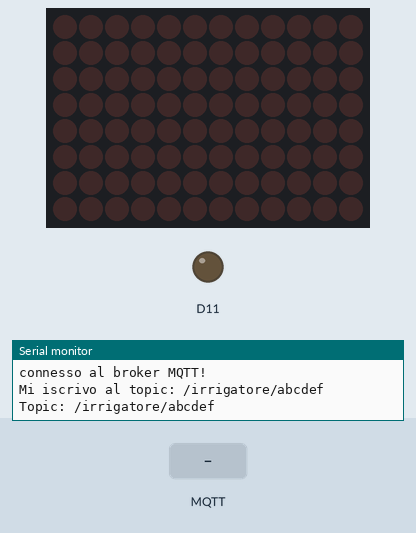
This sketch was run on a simulated Arduino Uno R4 WiFi. On the bench: 12×8 LED matrix, output pins drawn as LEDs (lit = HIGH), the last lines printed to the serial monitor. The inputs (shaded band) are chosen by the test bench. WiFi joins after 1.5 s; servers stay silent unless stated; no MQTT or app messages arrive unless stated; not simulated (calls return 0 or success): secrets.h.

Above: at 2.7 s.
2.8 s: MQTT message "1" arrives on the first subscribed topic
At 3.2 s:
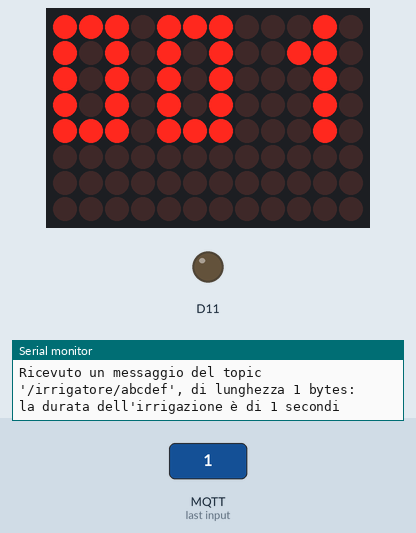
5.8 s: MQTT message "4" arrives on the first subscribed topic
At 6.6 s:
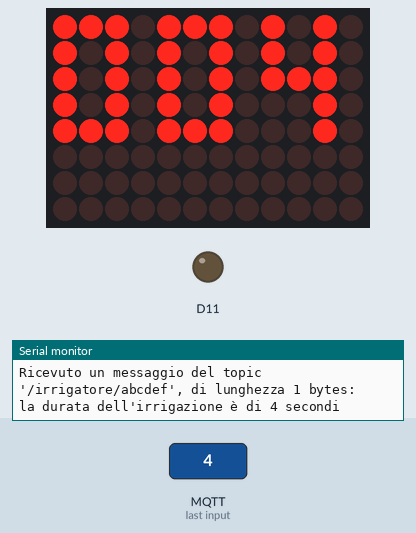
8.8 s: MQTT message "5" arrives on the first subscribed topic
At 12.0 s:
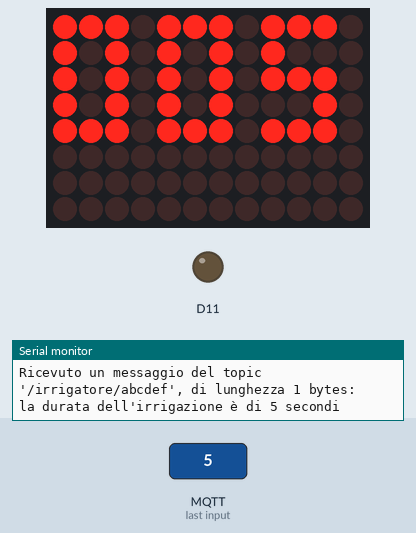
Timing chart, 0 to 19.3 s (numbered marks = the images above; inputs shaded):
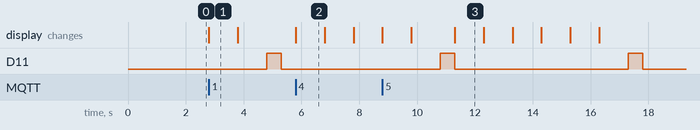

Measured:
- after the input at 2.8 s, D11: LOW → HIGH after 2.0 s, → LOW 0.50 s later; the display: changes at once (image 1)
- after the input at 5.8 s, the display: changes at once (image 2)
- after the input at 8.8 s, the display: first differs from a run without the input after 2.5 s (image 3)
- what the display in image 1 shows lasts 1.0 s, from 2.8 s to 3.8 s

The sketch:

mqtt_client.ino
```cpp
#include <ArduinoMqttClient.h>
#include "WiFiS3.h"
#include "secrets.h"
#include "Arduino_LED_Matrix.h"
ArduinoLEDMatrix matrix;

byte frame[8][12] = {
  { 0, 0, 0, 0, 0, 0, 0, 0, 0, 0, 0, 0 },
  { 0, 0, 0, 0, 0, 0, 0, 0, 0, 0, 0, 0 },
  { 0, 0, 0, 0, 0, 0, 0, 0, 0, 0, 0, 0 },
  { 0, 0, 0, 0, 0, 0, 0, 0, 0, 0, 0, 0 },
  { 0, 0, 0, 0, 0, 0, 0, 0, 0, 0, 0, 0 },
  { 0, 0, 0, 0, 0, 0, 0, 0, 0, 0, 0, 0 },
  { 0, 0, 0, 0, 0, 0, 0, 0, 0, 0, 0, 0 },
  { 0, 0, 0, 0, 0, 0, 0, 0, 0, 0, 0, 0 }
};


char ssid[] = MY_WIFI_SSID;  // network SSID
char pass[] = MY_WIFI_PASS;  // network password

WiFiClient wifiClient;
MqttClient mqttClient(wifiClient);

const char broker[] = "172.20.10.2";
int port = 1883;
const char topic[] = "/irrigatore/abcdef";
int durata = 0;


void setup() {
  Serial.begin(9600);
  matrix.begin();
  pinMode(11, OUTPUT);

  while (!Serial) {
    ;
  }
  // connessione alla rete wifi:
  Serial.print("provo a connettermi a: ");
  Serial.println(ssid);
  while (WiFi.begin(ssid, pass) != WL_CONNECTED) {
    // attesa connessione
    //Serial.print(".");
    //delay(5000);
  }

  Serial.println("connesso");
  Serial.println();

  Serial.print("provo a connettermi al broker MQTT: ");
  Serial.println(broker);

  if (!mqttClient.connect(broker, port)) {
    Serial.print("connessione fallita! errore = ");
    Serial.println(mqttClient.connectError());

    while (1)
      ;
  }

  Serial.println("connesso al broker MQTT!");
  Serial.println();

  // setto la callback, ovvero quello che faccio quando ricevo un messaggio
  mqttClient.onMessage(onMqttMessage);

  Serial.print("Mi iscrivo al topic: ");
  Serial.println(topic);
  Serial.println();

  // iscrizione al topic
  mqttClient.subscribe(topic, 2);


  // posso disiscrivermi:
  // mqttClient.unsubscribe(topic);

  Serial.print("Topic: ");
  Serial.println(topic);

  Serial.println();
}

void loop() {
  // chiamo poll() regolarmente per poter ricevere i messaggi MQTT e
  // mandare MQTT keep alive che evitano di farmi disconnettere dal broker
  mqttClient.poll();
}

void onMqttMessage(int messageSize) {
  // messaggio ricevuto, stampo le informazioni
  Serial.print("Ricevuto un messaggio del topic '");
  Serial.print(mqttClient.messageTopic());
  Serial.print("', di lunghezza ");
  Serial.print(messageSize);
  Serial.println(" bytes:");

  // leggo il contenuto del messaggio e lo elaboro
  String messaggio = "";  // Stringa per memorizzare il messaggio letto

  while (mqttClient.available()) {
    char carattere = mqttClient.read();
    if (isdigit(carattere)) {
      messaggio += carattere;
    }
  }
  durata = messaggio.toInt();
  Serial.print("la durata dell'irrigazione è di ");
  Serial.print(durata);
  Serial.println(" secondi");

  //conto alla rovescia sulla matrice di led
  digitalWrite(11, LOW);

  unsigned long t = millis();

  for (int i = durata; i >= 0; i--) {
    clearDisplay();

    int u = i % 10;
    int d = (i / 10) % 10;
    int c = (i / 100) % 10;

    digit(u, 8, 0);
    digit(d, 4, 0);
    digit(c, 0, 0);

    matrix.renderBitmap(frame, 8, 12);

    while (millis() - t < 1000) {
    }

    t = millis();
  }
  digitalWrite(11, HIGH);
  t = millis();
  while (millis() - t < 500) {
  }
  digitalWrite(11, LOW);
}


void clearDisplay() {
  for (int i = 0; i < 8; i++) {
    for (int j = 0; j < 12; j++) {
      frame[i][j] = 0;
    }
  }
}

void digit(int n, int offx, int offy) {
  switch (n) {
    case 0:
      frame[offy][offx + 0] = 1;
      frame[offy][offx + 1] = 1;
      frame[offy][offx + 2] = 1;

      frame[offy + 1][offx + 0] = 1;
      frame[offy + 1][offx + 1] = 0;
      frame[offy + 1][offx + 2] = 1;

      frame[offy + 2][offx + 0] = 1;
      frame[offy + 2][offx + 1] = 0;
      frame[offy + 2][offx + 2] = 1;

      frame[offy + 3][offx + 0] = 1;
      frame[offy + 3][offx + 1] = 0;
      frame[offy + 3][offx + 2] = 1;

      frame[offy + 4][offx + 0] = 1;
      frame[offy + 4][offx + 1] = 1;
      frame[offy + 4][offx + 2] = 1;
      break;
    case 1:
      frame[offy][offx + 0] = 0;
      frame[offy][offx + 1] = 0;
      frame[offy][offx + 2] = 1;

      frame[offy + 1][offx + 0] = 0;
      frame[offy + 1][offx + 1] = 1;
      frame[offy + 1][offx + 2] = 1;

      frame[offy + 2][offx + 0] = 0;
      frame[offy + 2][offx + 1] = 0;
      frame[offy + 2][offx + 2] = 1;

      frame[offy + 3][offx + 0] = 0;
      frame[offy + 3][offx + 1] = 0;
      frame[offy + 3][offx + 2] = 1;

      frame[offy + 4][offx + 0] = 0;
      frame[offy + 4][offx + 1] = 0;
      frame[offy + 4][offx + 2] = 1;
      break;
    case 2:
      frame[offy][offx + 0] = 1;
      frame[offy][offx + 1] = 1;
      frame[offy][offx + 2] = 1;

      frame[offy + 1][offx + 0] = 0;
      frame[offy + 1][offx + 1] = 0;
      frame[offy + 1][offx + 2] = 1;

      frame[offy + 2][offx + 0] = 1;
      frame[offy + 2][offx + 1] = 1;
      frame[offy + 2][offx + 2] = 1;

      frame[offy + 3][offx + 0] = 1;
      frame[offy + 3][offx + 1] = 0;
      frame[offy + 3][offx + 2] = 0;

      frame[offy + 4][offx + 0] = 1;
      frame[offy + 4][offx + 1] = 1;
      frame[offy + 4][offx + 2] = 1;
      break;
    case 3:
      frame[offy][offx + 0] = 1;
      frame[offy][offx + 1] = 1;
      frame[offy][offx + 2] = 1;

      frame[offy + 1][offx + 0] = 0;
      frame[offy + 1][offx + 1] = 0;
      frame[offy + 1][offx + 2] = 1;

      frame[offy + 2][offx + 0] = 1;
      frame[offy + 2][offx + 1] = 1;
      frame[offy + 2][offx + 2] = 1;

      frame[offy + 3][offx + 0] = 0;
      frame[offy + 3][offx + 1] = 0;
      frame[offy + 3][offx + 2] = 1;

      frame[offy + 4][offx + 0] = 1;
      frame[offy + 4][offx + 1] = 1;
      frame[offy + 4][offx + 2] = 1;
      break;
    case 4:
      frame[offy][offx + 0] = 1;
      frame[offy][offx + 1] = 0;
      frame[offy][offx + 2] = 1;

      frame[offy + 1][offx + 0] = 1;
      frame[offy + 1][offx + 1] = 0;
      frame[offy + 1][offx + 2] = 1;

      frame[offy + 2][offx + 0] = 1;
      frame[offy + 2][offx + 1] = 1;
      frame[offy + 2][offx + 2] = 1;

      frame[offy + 3][offx + 0] = 0;
      frame[offy + 3][offx + 1] = 0;
      frame[offy + 3][offx + 2] = 1;

      frame[offy + 4][offx + 0] = 0;
      frame[offy + 4][offx + 1] = 0;
      frame[offy + 4][offx + 2] = 1;
      break;
    case 5:
      frame[offy][offx + 0] = 1;
      frame[offy][offx + 1] = 1;
      frame[offy][offx + 2] = 1;

      frame[offy + 1][offx + 0] = 1;
      frame[offy + 1][offx + 1] = 0;
      frame[offy + 1][offx + 2] = 0;

      frame[offy + 2][offx + 0] = 1;
      frame[offy + 2][offx + 1] = 1;
      frame[offy + 2][offx + 2] = 1;

      frame[offy + 3][offx + 0] = 0;
      frame[offy + 3][offx + 1] = 0;
      frame[offy + 3][offx + 2] = 1;

      frame[offy + 4][offx + 0] = 1;
      frame[offy + 4][offx + 1] = 1;
      frame[offy + 4][offx + 2] = 1;
      break;
    case 6:
      frame[offy][offx + 0] = 1;
      frame[offy][offx + 1] = 1;
      frame[offy][offx + 2] = 1;

      frame[offy + 1][offx + 0] = 1;
      frame[offy + 1][offx + 1] = 0;
      frame[offy + 1][offx + 2] = 0;

      frame[offy + 2][offx + 0] = 1;
      frame[offy + 2][offx + 1] = 1;
      frame[offy + 2][offx + 2] = 1;

      frame[offy + 3][offx + 0] = 1;
      frame[offy + 3][offx + 1] = 0;
      frame[offy + 3][offx + 2] = 1;

      frame[offy + 4][offx + 0] = 1;
      frame[offy + 4][offx + 1] = 1;
      frame[offy + 4][offx + 2] = 1;
      break;
    case 7:
      frame[offy][offx + 0] = 1;
      frame[offy][offx + 1] = 1;
      frame[offy][offx + 2] = 1;

      frame[offy + 1][offx + 0] = 0;
      frame[offy + 1][offx + 1] = 0;
      frame[offy + 1][offx + 2] = 1;

      frame[offy + 2][offx + 0] = 0;
      frame[offy + 2][offx + 1] = 0;
      frame[offy + 2][offx + 2] = 1;

      frame[offy + 3][offx + 0] = 0;
      frame[offy + 3][offx + 1] = 0;
      frame[offy + 3][offx + 2] = 1;

      frame[offy + 4][offx + 0] = 0;
      frame[offy + 4][offx + 1] = 0;
      frame[offy + 4][offx + 2] = 1;
      break;
    case 8:
      frame[offy][offx + 0] = 1;
      frame[offy][offx + 1] = 1;
      frame[offy][offx + 2] = 1;

      frame[offy + 1][offx + 0] = 1;
      frame[offy + 1][offx + 1] = 0;
      frame[offy + 1][offx + 2] = 1;

      frame[offy + 2][offx + 0] = 1;
      frame[offy + 2][offx + 1] = 1;
      frame[offy + 2][offx + 2] = 1;

      frame[offy + 3][offx + 0] = 1;
      frame[offy + 3][offx + 1] = 0;
      frame[offy + 3][offx + 2] = 1;

      frame[offy + 4][offx + 0] = 1;
      frame[offy + 4][offx + 1] = 1;
      frame[offy + 4][offx + 2] = 1;
      break;
    case 9:
      frame[offy][offx + 0] = 1;
      frame[offy][offx + 1] = 1;
      frame[offy][offx + 2] = 1;

      frame[offy + 1][offx + 0] = 1;
      frame[offy + 1][offx + 1] = 0;
      frame[offy + 1][offx + 2] = 1;

      frame[offy + 2][offx + 0] = 1;
      frame[offy + 2][offx + 1] = 1;
      frame[offy + 2][offx + 2] = 1;

      frame[offy + 3][offx + 0] = 0;
      frame[offy + 3][offx + 1] = 0;
      frame[offy + 3][offx + 2] = 1;

      frame[offy + 4][offx + 0] = 1;
      frame[offy + 4][offx + 1] = 1;
      frame[offy + 4][offx + 2] = 1;
      break;
  }
}
```
